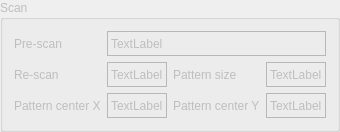
    <widget class="QGroupBox" name="groupBox_5">
     <property name="enabled">
      <bool>false</bool>
     </property>
     <property name="title">
      <string>Scan</string>
     </property>
     <layout class="QGridLayout" name="gridLayout_6">
      <item row="1" column="1">
       <widget class="QLabel" name="label_re_scan">
        <property name="sizePolicy">
         <sizepolicy hsizetype="Preferred" vsizetype="Fixed">
          <horstretch>0</horstretch>
          <verstretch>0</verstretch>
         </sizepolicy>
        </property>
        <property name="minimumSize">
         <size>
          <width>0</width>
          <height>25</height>
         </size>
        </property>
        <property name="maximumSize">
         <size>
          <width>16777215</width>
          <height>25</height>
         </size>
        </property>
        <property name="frameShape">
         <enum>QFrame::StyledPanel</enum>
        </property>
        <property name="text">
         <string>TextLabel</string>
        </property>
       </widget>
      </item>
      <item row="0" column="0">
       <widget class="QLabel" name="label_99">
        <property name="text">
         <string>Pre-scan</string>
        </property>
       </widget>
      </item>
      <item row="1" column="2">
       <widget class="QLabel" name="label_103">
        <property name="text">
         <string>Pattern size</string>
        </property>
       </widget>
      </item>
      <item row="2" column="2">
       <widget class="QLabel" name="label_102">
        <property name="text">
         <string>Pattern center Y</string>
        </property>
       </widget>
      </item>
      <item row="1" column="0">
       <widget class="QLabel" name="label_100">
        <property name="text">
         <string>Re-scan</string>
        </property>
       </widget>
      </item>
      <item row="2" column="1">
       <widget class="QLabel" name="label_pattern_center_x">
        <property name="sizePolicy">
         <sizepolicy hsizetype="Preferred" vsizetype="Fixed">
          <horstretch>0</horstretch>
          <verstretch>0</verstretch>
         </sizepolicy>
        </property>
        <property name="minimumSize">
         <size>
          <width>0</width>
          <height>25</height>
         </size>
        </property>
        <property name="maximumSize">
         <size>
          <width>16777215</width>
          <height>25</height>
         </size>
        </property>
        <property name="frameShape">
         <enum>QFrame::StyledPanel</enum>
        </property>
        <property name="text">
         <string>TextLabel</string>
        </property>
       </widget>
      </item>
      <item row="2" column="0">
       <widget class="QLabel" name="label_101">
        <property name="text">
         <string>Pattern center X</string>
        </property>
       </widget>
      </item>
      <item row="1" column="3">
       <widget class="QLabel" name="label_pattern_size">
        <property name="sizePolicy">
         <sizepolicy hsizetype="Preferred" vsizetype="Fixed">
          <horstretch>0</horstretch>
          <verstretch>0</verstretch>
         </sizepolicy>
        </property>
        <property name="minimumSize">
         <size>
          <width>0</width>
          <height>25</height>
         </size>
        </property>
        <property name="maximumSize">
         <size>
          <width>16777215</width>
          <height>25</height>
         </size>
        </property>
        <property name="frameShape">
         <enum>QFrame::StyledPanel</enum>
        </property>
        <property name="text">
         <string>TextLabel</string>
        </property>
       </widget>
      </item>
      <item row="2" column="3">
       <widget class="QLabel" name="label_pattern_center_y">
        <property name="sizePolicy">
         <sizepolicy hsizetype="Preferred" vsizetype="Fixed">
          <horstretch>0</horstretch>
          <verstretch>0</verstretch>
         </sizepolicy>
        </property>
        <property name="minimumSize">
         <size>
          <width>0</width>
          <height>25</height>
         </size>
        </property>
        <property name="maximumSize">
         <size>
          <width>16777215</width>
          <height>25</height>
         </size>
        </property>
        <property name="frameShape">
         <enum>QFrame::StyledPanel</enum>
        </property>
        <property name="text">
         <string>TextLabel</string>
        </property>
       </widget>
      </item>
      <item row="0" column="1" colspan="3">
       <widget class="QLabel" name="label_pre_scan">
        <property name="sizePolicy">
         <sizepolicy hsizetype="Preferred" vsizetype="Fixed">
          <horstretch>0</horstretch>
          <verstretch>0</verstretch>
         </sizepolicy>
        </property>
        <property name="minimumSize">
         <size>
          <width>0</width>
          <height>25</height>
         </size>
        </property>
        <property name="maximumSize">
         <size>
          <width>16777215</width>
          <height>25</height>
         </size>
        </property>
        <property name="frameShape">
         <enum>QFrame::StyledPanel</enum>
        </property>
        <property name="text">
         <string>TextLabel</string>
        </property>
       </widget>
      </item>
     </layout>
    </widget>
